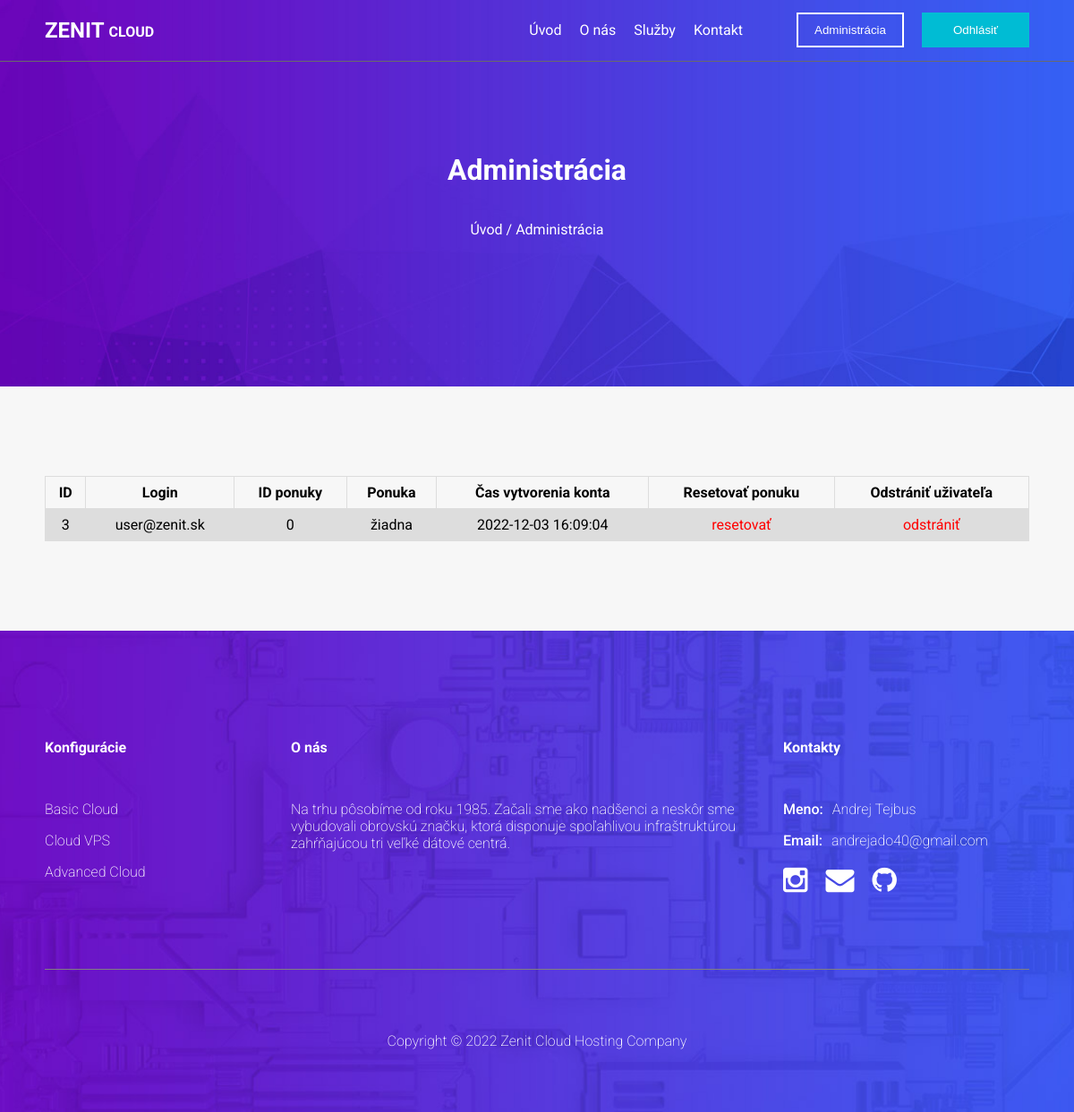
Screenshot of /admin.php (signed in) with the database file from the repository.
### tables this page shows
CREATE TABLE `users` (
  `id` int(11) NOT NULL,
  `login` varchar(128) NOT NULL,
  `password` varchar(256) NOT NULL,
  `offerID` int(11) DEFAULT 0,
  `admin` tinyint(1) NOT NULL DEFAULT 0,
  `casPridania` timestamp NOT NULL DEFAULT current_timestamp()
);

CREATE TABLE `offers` (
  `id` int(11) NOT NULL,
  `nazov` varchar(64) NOT NULL,
  `cena` decimal(7,2) NOT NULL,
  `popis` varchar(256) NOT NULL,
  `sluzby` text NOT NULL,
  `casPridania` timestamp NOT NULL DEFAULT current_timestamp()
);

### admin.php (the view, shortened to what this page needs)
<?php
    include 'header.php';
    $select = "SELECT users.id, users.login, users.offerID, offers.nazov, users.casPridania
    FROM users
    JOIN offers on offers.id = users.offerID
    WHERE users.admin = 0
    ORDER BY `users`.`id`  ASC;
    ";
    $results = mysqli_query($conn, $select);
?>
<div class="loginContainer">
    <h1>Administrácia</h1>
    <p>Úvod / Administrácia</p>
</div>
<div class="table">
    <table>
    <tr>
        <th>ID</th>
        <th>Login</th>
        <th>ID ponuky</th>
        <th>Ponuka</th>
        <th>Čas vytvorenia konta</th>
        <th>Resetovať ponuku</th>
        <th>Odstrániť uživateľa</th>
    </tr>
        <?php
            if(mysqli_num_rows($results) > 0){
                while($row = mysqli_fetch_assoc($results)){
                    ?>
                    <tr>
                    <td><?php echo $row['id']; ?></td>
                    <td><?php echo $row['login']; ?></td>
                    <td><?php echo $row['offerID']; ?></td>
                    <td><?php echo $row['nazov']; ?></td>
                    <td><?php echo $row['casPridania']; ?></td>
                    <td class="link"><a href='backend.php?resetid="<?php echo $row['id'] ?>"'>resetovať</a></td>
                    <td class="link"><a href='backend.php?deleteid="<?php echo $row['id'] ?>"'>odstrániť</a></td>
                    </tr>
                <?php
                }
            }
        ?>
    </table>
</div>
<?php
    include 'footer.php';
?>

### css/style.css (style rules this page uses)
:root { --white: #ffffff; --tirkisova: #00BCD4; --siva: #6A6A6a; --black: #1e1e1e; --secBG: #F7f7f7; --hover: #00a4b9; --prechodA: #7202bb; --prechodB: #3264f5; font-family: "Roboto"; box-sizing: border-box; }
body { margin: 0; position: relative; }
.loginContainer { background-image: url(../images/heading-bg.jpg); background-position: center; background-repeat: no-repeat; background-size: cover; padding: 150px 0; display: flex; flex-direction: column; justify-content: center; align-items: center; color: white; text-align: center; }
a { text-decoration: none; color: white; }
.table { overflow-x: scroll; }
.table { width: 100%; padding: 100px 0; background-color: #f7f7f7; }
.table table { border-collapse: collapse; width: 100%; max-width: 1100px; margin: auto; }
.table td, th { border: 1px solid #dddddd; text-align: left; padding: 8px; width: fit-content; text-align: center; }
.table tr:nth-child(even) { background-color: #dddddd; }
.table .link { text-align: center; }
.table a { color: red; }

### rows the page displays
users: id "3", login "user@zenit.sk", offerID "0", offerID.nazov "žiadna", casPridania "2022-12-03 16:09:04"
